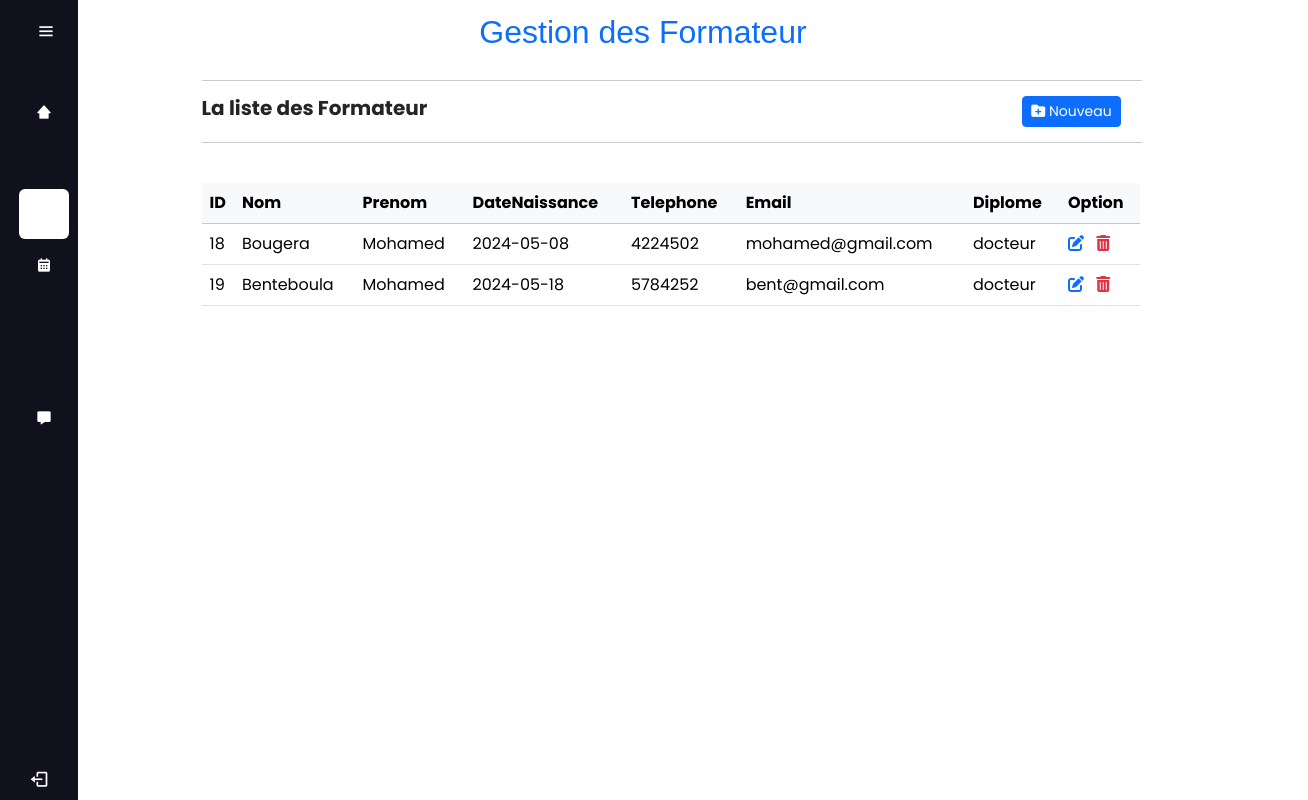
Screenshot of /enseiadm.php with the database file from the repository.
### tables this page shows
CREATE TABLE `formateurs` (
  `FormateurID` int(15) NOT NULL,
  `Nom` varchar(50) NOT NULL,
  `Prenom` varchar(50) NOT NULL,
  `DateNaissance` date NOT NULL,
  `Adresse` varchar(50) NOT NULL,
  `Telephone` int(50) NOT NULL,
  `Email` varchar(50) NOT NULL,
  `Password` varchar(50) NOT NULL,
  `DiplomesCertifications` varchar(50) NOT NULL
);

### enseiadm.php (the view, shortened to what this page needs)
<!DOCTYPE html>
<html lang="en">
<head>
    <link rel='stylesheet' href='https://cdn-uicons.flaticon.com/2.3.0/uicons-solid-straight/css/uicons-solid-straight.css'>
    <link rel='stylesheet' href='https://cdn-uicons.flaticon.com/2.3.0/uicons-solid-rounded/css/uicons-solid-rounded.css'>
    <link rel='stylesheet' href='https://cdn-uicons.flaticon.com/2.3.0/uicons-regular-straight/css/uicons-regular-straight.css'>
    <link rel='stylesheet' href='https://cdn-uicons.flaticon.com/2.3.0/uicons-solid-straight/css/uicons-solid-straight.css'>
    <link href='https://unpkg.com/boxicons@2.1.4/css/boxicons.min.css' rel='stylesheet'>
    <link href="https://cdn.datatables.net/v/bs5/dt-2.0.5/datatables.min.css" rel="stylesheet">
    <link rel="stylesheet" href="https://cdnjs.cloudflare.com/ajax/libs/font-awesome/6.5.2/css/all.min.css"crossorigin="anonymous" >
    <link rel="stylesheet" href="index.css">
    <link href="https://cdn.jsdelivr.net/npm/bootstrap@5.3.3/dist/css/bootstrap.min.css" rel="stylesheet">    <title>espace admin</title>
</head>
<body>
    <div class="sidebar">
        <div class="logo_content">
            <i class='bx bx-menu' id="btn"></i>
        </div>
        <ul class="nav_list">
        <li>
            <a href="accadm.php">
                <i class='bx bxs-home-alt-2'></i>
            </a>
        </li>
        <li>
            <a href="apradm.php">
                <i class="fi fi-ss-users-class"></i>
            </a>
        </li>
        <li class="active">
            <a class="active" href="#">
                <i class="fi fi-sr-graduation-cap"></i>
            </a>
        </li>
        <li>
            <a href="emploi.php">
                <i class='bx bxs-calendar'></i>
            </a>
        </li>
        <li>
            <a href="salle.php">
                <i class="fi fi-rs-school"></i>
            </a>
        </li>
        <li>
            <a href="formation.php">
                <i class="fi fi-ss-e-learning"></i>
            </a>
        </li>
        <li>
            <a href="cont.php">
                <i class='bx bxs-message'></i>
            </a>
        </li>
    </ul>
    <div class="profile_content">
        <div class="profile">
      <a href="logout.php"><i class='bx bx-log-out' id="log_out" style="color: #fff;"></i></a>
        </div>
    </div>
</div>
<div class="home_content">
    <section class="container" style="width: 80%;margin-left:7%;margin-top:1%;">
        <div class="row">
            <div class="col-lg-8 col-sm" style="margin-left:10%; margin-bottom:2%">
                <h1 class="fs-2 text-center lead text-primary" style="font-family:Verdana, Geneva, Tahoma, sans-serif">Gestion des Formateur</h1>
            </div>
        </div>
        <div class="dropdown-divider" style="margin-bottom: 15px; margin-right: 8%; border-top:1px solid #ccccd0;"></div>
        <div class="row">
            <div class="col-md-4">
                <h5 class="fw-bold mb-0"> La liste des Formateur</h5>
            </div>
            <div class="col-md-7">
                <div class="d-flex justify-content-end">
                    <button class="btn btn-primary btn-sm me-3"data-bs-toggle="modal" data-bs-target="#createModal">
                        <i class="fas fa-folder-plus"></i> Nouveau</button>
                </div>
            </div>
        </div>
        <div class="dropdown-divider" style="margin-top: 15px; margin-right: 8%; border-top:1px solid #ccccd0;"></div>
        <div class="row">
            <div class="table-responsive" style="margin-top: 40px; max-width: 92%;">
            <table class="table">
                <thead class="table-light">
                    <?php
                    include_once "function.php";
                    $sql = "SELECT * FROM formateurs";
                    $result = mysqli_query($conn, $sql);
                    if (mysqli_num_rows($result) > 0) {
                        ?>
                  <tr>
                    <th scope="col"style="width: 3%;">ID</th>
                    <th scope="col">Nom</th>
                    <th scope="col">Prenom</th>
                    <th scope="col">DateNaissance</th>
                    <th scope="col">Telephone</th>
                    <th scope="col">Email</th>
                    <th scope="col">Diplome</th>
                    <th scope="col">Option</th>
                  </tr>
                </thead>
                <tbody>
                    <?php
                        while ($row = mysqli_fetch_assoc($result)) {
                            ?>
                  <tr>
                        <td style=" text-align: start;"><?=$row['FormateurID']?></td>
                        <td style=" text-align: start;"><?=$row['Nom']?></td>
                        <td style=" text-align: start;"><?=$row['Prenom']?></td>
                        <td style=" text-align: start;"><?=$row['DateNaissance']?></td>
                        <td style=" text-align: start;"><?=$row['Telephone']?></td>
                        <td style=" text-align: start;"><?=$row['Email']?></td>
                        <td style=" text-align: start;"><?=$row['DiplomesCertifications']?></td>
                    <td>
                    <a href="editen.php?editen=<?php echo $row['FormateurID']?>" class="text-primary me-2 editbtn"title="Modifier"><i class="fas fa-edit"></i></a>
                        <a href="enseiadm.php?deleteen=<?php echo $row['FormateurID']?>" onclick="return confirm('Voulez-vous supprimer cette personne ?')" class="text-danger me-2 deletebtn"title="supprimer"><i class="fas fa-trash-alt"></i></a>
                    </td>
                  </tr>
                  <?php
                        }}
                    ?>
                </tbody>
              </table>
            </div>
        </div>
      </section>
</div>
</body>
</html>

### index.css (style rules this page uses)
* { margin: 0; padding: 0; box-sizing: border-box; font-family: "Poppins",sans-serif; }
body { position: relative; min-height: 100vh; width: 100%; overflow: hidden; }
.sidebar { position: fixed; top: 0; left: 0; height:100%; width: 78px; background:#11101d; padding: 7px 14px; transition: all 0.5s ease; margin-left: 0px; }
.sidebar ul li.active, .sidebar ul li:hover { background-color:#fff ; border-radius:6px; color:#11101d ; }
.sidebar ul li a.active, .sidebar ul li a:hover { color:#11101d ; }
.sidebar #btn { position: absolute; color: #fff; left: 59%; top: 6px; font-size: 20px; height:50px; width: 50px; text-align: center; line-height: 50px; transform: translateX(-50%); cursor: pointer; transition: all 0.5s ease; }
.sidebar ul { margin-top: 20px; padding-left: 0; }
.sidebar ul li { position: relative; height: 50px; width: 100%; margin: 1px 5px; list-style: none; line-height: 50px; }
.sidebar ul li a { color: #fff; display: flex; align-items: center; text-decoration: none; transition: all 0.2s ease; border-radius: 12px; white-space: nowrap; }
.sidebar ul li a i { height: 50px; min-width: 50px; border-radius: 12px; line-height: 50px; text-align: center; }
.sidebar .profile_content { position: absolute; color: #fff; bottom: 0; left: 0; width: 100%; }
.sidebar .profile_content .profile { position: relative; padding: 10px 6px; height: 60px; }
.profile_content .profile #log_out { position: absolute; left: 50%; bottom: 11px; font-weight: 400; cursor: pointer; font-size: 20px; transform: translateX(-50%); transition: all 0.5s ease; }
.home_content { position: absolute; height: 100%; width: 100%; left: 98px; transition: all 0.5s ease; margin-left: 0; }

### rows the page displays
formateurs: FormateurID "18", Nom "Bougera", Prenom "Mohamed", DateNaissance "2024-05-08", Telephone "4224502", Email "mohamed@gmail.com", DiplomesCertifications "docteur"
formateurs: FormateurID "19", Nom "Benteboula", Prenom "Mohamed", DateNaissance "2024-05-18", Telephone "5784252", Email "bent@gmail.com", DiplomesCertifications "docteur"
